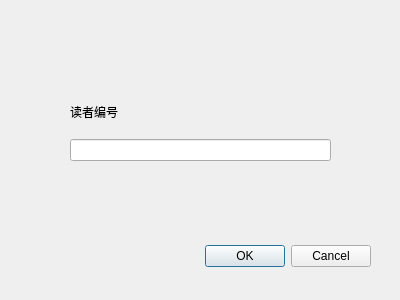
<?xml version="1.0" encoding="UTF-8"?>
<ui version="4.0">
 <class>BorrowbookDialog</class>
 <widget class="QDialog" name="BorrowbookDialog">
  <property name="geometry">
   <rect>
    <x>0</x>
    <y>0</y>
    <width>400</width>
    <height>300</height>
   </rect>
  </property>
  <property name="windowTitle">
   <string>图书借阅</string>
  </property>
  <widget class="QDialogButtonBox" name="buttonBox">
   <property name="geometry">
    <rect>
     <x>30</x>
     <y>240</y>
     <width>341</width>
     <height>32</height>
    </rect>
   </property>
   <property name="orientation">
    <enum>Qt::Horizontal</enum>
   </property>
   <property name="standardButtons">
    <set>QDialogButtonBox::Cancel|QDialogButtonBox::Ok</set>
   </property>
  </widget>
  <widget class="QWidget" name="verticalLayoutWidget">
   <property name="geometry">
    <rect>
     <x>70</x>
     <y>90</y>
     <width>261</width>
     <height>71</height>
    </rect>
   </property>
   <layout class="QVBoxLayout" name="verticalLayout">
    <item>
     <widget class="QLabel" name="label">
      <property name="text">
       <string>读者编号</string>
      </property>
     </widget>
    </item>
    <item>
     <widget class="QLineEdit" name="lineEdit_rid"/>
    </item>
   </layout>
  </widget>
 </widget>
 <resources/>
 <connections>
  <connection>
   <sender>buttonBox</sender>
   <signal>accepted()</signal>
   <receiver>BorrowbookDialog</receiver>
   <slot>accept()</slot>
   <hints>
    <hint type="sourcelabel">
     <x>248</x>
     <y>254</y>
    </hint>
    <hint type="destinationlabel">
     <x>157</x>
     <y>274</y>
    </hint>
   </hints>
  </connection>
  <connection>
   <sender>buttonBox</sender>
   <signal>rejected()</signal>
   <receiver>BorrowbookDialog</receiver>
   <slot>reject()</slot>
   <hints>
    <hint type="sourcelabel">
     <x>316</x>
     <y>260</y>
    </hint>
    <hint type="destinationlabel">
     <x>286</x>
     <y>274</y>
    </hint>
   </hints>
  </connection>
 </connections>
</ui>
